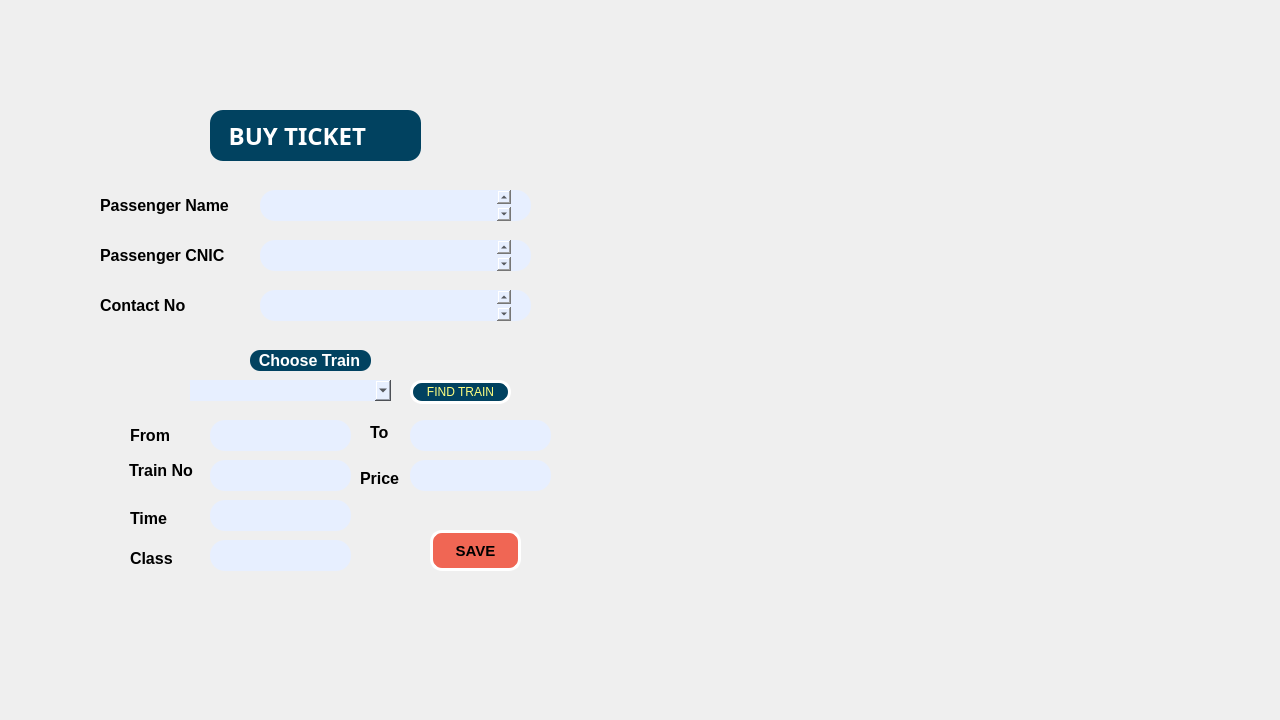
<?xml version="1.0" encoding="UTF-8"?>
<ui version="4.0">
 <class>buyticket</class>
 <widget class="QDialog" name="buyticket">
  <property name="geometry">
   <rect>
    <x>0</x>
    <y>0</y>
    <width>1280</width>
    <height>720</height>
   </rect>
  </property>
  <property name="maximumSize">
   <size>
    <width>1280</width>
    <height>720</height>
   </size>
  </property>
  <property name="windowTitle">
   <string>BuyTicket</string>
  </property>
  <widget class="QLabel" name="label">
   <property name="geometry">
    <rect>
     <x>210</x>
     <y>110</y>
     <width>211</width>
     <height>51</height>
    </rect>
   </property>
   <property name="font">
    <font>
     <family>Arial Black</family>
     <pointsize>18</pointsize>
     <bold>true</bold>
    </font>
   </property>
   <property name="styleSheet">
    <string notr="true">color: rgb(255, 255, 255);

background-color: rgb(1, 66, 96);
border-radius:13;

</string>
   </property>
   <property name="text">
    <string>   BUY TICKET</string>
   </property>
  </widget>
  <widget class="QLabel" name="label_2">
   <property name="geometry">
    <rect>
     <x>100</x>
     <y>190</y>
     <width>141</width>
     <height>31</height>
    </rect>
   </property>
   <property name="font">
    <font>
     <pointsize>12</pointsize>
     <bold>true</bold>
    </font>
   </property>
   <property name="text">
    <string>Passenger Name</string>
   </property>
  </widget>
  <widget class="QLabel" name="label_3">
   <property name="geometry">
    <rect>
     <x>100</x>
     <y>240</y>
     <width>131</width>
     <height>31</height>
    </rect>
   </property>
   <property name="font">
    <font>
     <pointsize>12</pointsize>
     <bold>true</bold>
    </font>
   </property>
   <property name="text">
    <string>Passenger CNIC</string>
   </property>
  </widget>
  <widget class="QLabel" name="label_4">
   <property name="geometry">
    <rect>
     <x>100</x>
     <y>290</y>
     <width>101</width>
     <height>31</height>
    </rect>
   </property>
   <property name="font">
    <font>
     <pointsize>12</pointsize>
     <bold>true</bold>
    </font>
   </property>
   <property name="text">
    <string>Contact No</string>
   </property>
  </widget>
  <widget class="QLabel" name="label_5">
   <property name="geometry">
    <rect>
     <x>250</x>
     <y>350</y>
     <width>121</width>
     <height>21</height>
    </rect>
   </property>
   <property name="font">
    <font>
     <pointsize>12</pointsize>
     <bold>true</bold>
    </font>
   </property>
   <property name="styleSheet">
    <string notr="true">color: rgb(255, 255, 255);

background-color: rgb(1, 66, 96);
border-radius:10;

</string>
   </property>
   <property name="text">
    <string>  Choose Train</string>
   </property>
  </widget>
  <widget class="QComboBox" name="cmbtrains">
   <property name="geometry">
    <rect>
     <x>190</x>
     <y>380</y>
     <width>201</width>
     <height>21</height>
    </rect>
   </property>
   <property name="styleSheet">
    <string notr="true">background-color: rgb(231, 239, 255);
border-radius:15px;
</string>
   </property>
  </widget>
  <widget class="QTextEdit" name="txtpassengername">
   <property name="geometry">
    <rect>
     <x>260</x>
     <y>190</y>
     <width>271</width>
     <height>31</height>
    </rect>
   </property>
   <property name="font">
    <font>
     <family>Bahnschrift Light SemiCondensed</family>
     <pointsize>14</pointsize>
    </font>
   </property>
   <property name="styleSheet">
    <string notr="true">background-color: rgb(231, 239, 255);
border-radius:15px;
padding-left:20px;
padding-right:20px;

</string>
   </property>
   <property name="placeholderText">
    <string/>
   </property>
  </widget>
  <widget class="QTextEdit" name="txtCNIC">
   <property name="geometry">
    <rect>
     <x>260</x>
     <y>240</y>
     <width>271</width>
     <height>31</height>
    </rect>
   </property>
   <property name="font">
    <font>
     <family>Bahnschrift Light SemiCondensed</family>
     <pointsize>14</pointsize>
    </font>
   </property>
   <property name="styleSheet">
    <string notr="true">background-color: rgb(231, 239, 255);
border-radius:15px;
padding-left:20px;
padding-right:20px;
</string>
   </property>
  </widget>
  <widget class="QTextEdit" name="txtContactNo">
   <property name="geometry">
    <rect>
     <x>260</x>
     <y>290</y>
     <width>271</width>
     <height>31</height>
    </rect>
   </property>
   <property name="font">
    <font>
     <family>Bahnschrift Light SemiCondensed</family>
     <pointsize>14</pointsize>
    </font>
   </property>
   <property name="styleSheet">
    <string notr="true">background-color: rgb(231, 239, 255);
border-radius:15px;
padding-left:20px;
padding-right:20px;

</string>
   </property>
  </widget>
  <widget class="QPushButton" name="pushButton">
   <property name="geometry">
    <rect>
     <x>430</x>
     <y>530</y>
     <width>91</width>
     <height>41</height>
    </rect>
   </property>
   <property name="font">
    <font>
     <pointsize>11</pointsize>
     <bold>true</bold>
    </font>
   </property>
   <property name="styleSheet">
    <string notr="true">QPushButton
{
color:black;
	
	border-radius:12px;
	background-color: rgb(240, 102, 84);
	
	border: 3px solid white;

}
QPushButton:hover {
    
	
	background-color: rgb(255, 255, 255);
}</string>
   </property>
   <property name="text">
    <string>SAVE</string>
   </property>
  </widget>
  <widget class="QLabel" name="labelofpic">
   <property name="geometry">
    <rect>
     <x>0</x>
     <y>0</y>
     <width>1280</width>
     <height>720</height>
    </rect>
   </property>
   <property name="maximumSize">
    <size>
     <width>1280</width>
     <height>720</height>
    </size>
   </property>
   <property name="styleSheet">
    <string notr="true">image: url(:/PICS/pg3.jpg);</string>
   </property>
   <property name="text">
    <string/>
   </property>
  </widget>
  <widget class="QPushButton" name="btnshowtrains">
   <property name="geometry">
    <rect>
     <x>410</x>
     <y>380</y>
     <width>101</width>
     <height>24</height>
    </rect>
   </property>
   <property name="styleSheet">
    <string notr="true">QPushButton
{
	color: rgb(255, 255, 127);
	
	border-radius:12px;
	
	background-color: rgb(1, 66, 96);
	
	border: 3px solid white;

}</string>
   </property>
   <property name="text">
    <string>FIND TRAIN</string>
   </property>
  </widget>
  <widget class="QTextEdit" name="txtfrom">
   <property name="geometry">
    <rect>
     <x>210</x>
     <y>420</y>
     <width>141</width>
     <height>31</height>
    </rect>
   </property>
   <property name="font">
    <font>
     <family>Bahnschrift Light SemiCondensed</family>
     <pointsize>12</pointsize>
    </font>
   </property>
   <property name="styleSheet">
    <string notr="true">background-color: rgb(231, 239, 255);
border-radius:15px;
padding-left:20px;
padding-right:20px;

</string>
   </property>
  </widget>
  <widget class="QTextEdit" name="txtTo">
   <property name="geometry">
    <rect>
     <x>410</x>
     <y>420</y>
     <width>141</width>
     <height>31</height>
    </rect>
   </property>
   <property name="font">
    <font>
     <family>Bahnschrift Light SemiCondensed</family>
     <pointsize>12</pointsize>
    </font>
   </property>
   <property name="styleSheet">
    <string notr="true">background-color: rgb(231, 239, 255);
border-radius:15px;
padding-left:20px;
padding-right:20px;

</string>
   </property>
  </widget>
  <widget class="QTextEdit" name="txtTime">
   <property name="geometry">
    <rect>
     <x>210</x>
     <y>500</y>
     <width>141</width>
     <height>31</height>
    </rect>
   </property>
   <property name="font">
    <font>
     <family>Bahnschrift Light SemiCondensed</family>
     <pointsize>12</pointsize>
    </font>
   </property>
   <property name="styleSheet">
    <string notr="true">background-color: rgb(231, 239, 255);
border-radius:15px;
padding-left:20px;
padding-right:20px;

</string>
   </property>
  </widget>
  <widget class="QLabel" name="label_8">
   <property name="geometry">
    <rect>
     <x>130</x>
     <y>425</y>
     <width>49</width>
     <height>21</height>
    </rect>
   </property>
   <property name="font">
    <font>
     <pointsize>12</pointsize>
     <bold>true</bold>
    </font>
   </property>
   <property name="text">
    <string>From</string>
   </property>
  </widget>
  <widget class="QLabel" name="label_9">
   <property name="geometry">
    <rect>
     <x>370</x>
     <y>424</y>
     <width>49</width>
     <height>16</height>
    </rect>
   </property>
   <property name="font">
    <font>
     <pointsize>12</pointsize>
     <bold>true</bold>
    </font>
   </property>
   <property name="text">
    <string>To</string>
   </property>
  </widget>
  <widget class="QLabel" name="label_10">
   <property name="geometry">
    <rect>
     <x>130</x>
     <y>510</y>
     <width>49</width>
     <height>16</height>
    </rect>
   </property>
   <property name="font">
    <font>
     <pointsize>12</pointsize>
     <bold>true</bold>
    </font>
   </property>
   <property name="text">
    <string>Time</string>
   </property>
  </widget>
  <widget class="QLabel" name="label_11">
   <property name="geometry">
    <rect>
     <x>360</x>
     <y>470</y>
     <width>49</width>
     <height>16</height>
    </rect>
   </property>
   <property name="font">
    <font>
     <pointsize>12</pointsize>
     <bold>true</bold>
    </font>
   </property>
   <property name="text">
    <string>Price</string>
   </property>
  </widget>
  <widget class="QTextEdit" name="txtPrice">
   <property name="geometry">
    <rect>
     <x>410</x>
     <y>460</y>
     <width>141</width>
     <height>31</height>
    </rect>
   </property>
   <property name="font">
    <font>
     <family>Bahnschrift Light SemiCondensed</family>
     <pointsize>12</pointsize>
    </font>
   </property>
   <property name="styleSheet">
    <string notr="true">background-color: rgb(231, 239, 255);
border-radius:15px;
padding-left:20px;
padding-right:20px;

</string>
   </property>
  </widget>
  <widget class="QLabel" name="label_6">
   <property name="geometry">
    <rect>
     <x>129</x>
     <y>460</y>
     <width>71</width>
     <height>21</height>
    </rect>
   </property>
   <property name="font">
    <font>
     <family>Segoe UI</family>
     <pointsize>12</pointsize>
     <bold>true</bold>
    </font>
   </property>
   <property name="text">
    <string>Train No</string>
   </property>
  </widget>
  <widget class="QTextEdit" name="txtNumberoftrain">
   <property name="geometry">
    <rect>
     <x>210</x>
     <y>460</y>
     <width>141</width>
     <height>31</height>
    </rect>
   </property>
   <property name="font">
    <font>
     <family>Bahnschrift Light SemiCondensed</family>
     <pointsize>12</pointsize>
    </font>
   </property>
   <property name="styleSheet">
    <string notr="true">background-color: rgb(231, 239, 255);
border-radius:15px;
padding-left:20px;
padding-right:20px;

</string>
   </property>
  </widget>
  <widget class="QLabel" name="label_7">
   <property name="geometry">
    <rect>
     <x>130</x>
     <y>550</y>
     <width>49</width>
     <height>16</height>
    </rect>
   </property>
   <property name="font">
    <font>
     <pointsize>12</pointsize>
     <bold>true</bold>
    </font>
   </property>
   <property name="text">
    <string>Class</string>
   </property>
  </widget>
  <widget class="QTextEdit" name="txtclassoftrain">
   <property name="geometry">
    <rect>
     <x>210</x>
     <y>540</y>
     <width>141</width>
     <height>31</height>
    </rect>
   </property>
   <property name="font">
    <font>
     <family>Bahnschrift Light SemiCondensed</family>
     <pointsize>12</pointsize>
    </font>
   </property>
   <property name="styleSheet">
    <string notr="true">background-color: rgb(231, 239, 255);
border-radius:15px;
padding-left:20px;
padding-right:20px;

</string>
   </property>
  </widget>
  <zorder>labelofpic</zorder>
  <zorder>label</zorder>
  <zorder>label_2</zorder>
  <zorder>label_3</zorder>
  <zorder>label_4</zorder>
  <zorder>label_5</zorder>
  <zorder>cmbtrains</zorder>
  <zorder>txtpassengername</zorder>
  <zorder>txtCNIC</zorder>
  <zorder>txtContactNo</zorder>
  <zorder>pushButton</zorder>
  <zorder>btnshowtrains</zorder>
  <zorder>txtfrom</zorder>
  <zorder>txtTo</zorder>
  <zorder>txtTime</zorder>
  <zorder>label_8</zorder>
  <zorder>label_9</zorder>
  <zorder>label_10</zorder>
  <zorder>label_11</zorder>
  <zorder>txtPrice</zorder>
  <zorder>label_6</zorder>
  <zorder>txtNumberoftrain</zorder>
  <zorder>label_7</zorder>
  <zorder>txtclassoftrain</zorder>
 </widget>
 <resources/>
 <connections/>
</ui>
